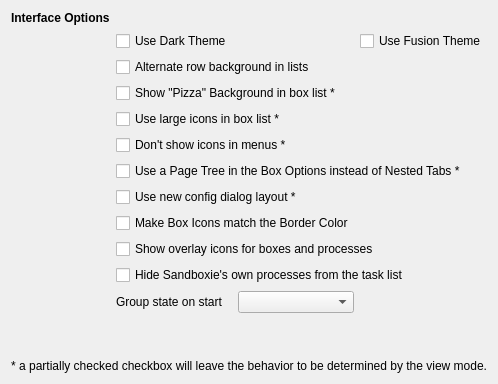
           <widget class="QWidget" name="tabUI">
            <attribute name="title">
             <string>User Interface</string>
            </attribute>
            <layout class="QGridLayout" name="gridLayout_11">
             <item row="0" column="0">
              <layout class="QGridLayout" name="gridLayout_15">
               <item row="3" column="1" colspan="2">
                <widget class="QCheckBox" name="chkBackground">
                 <property name="text">
                  <string>Show &quot;Pizza&quot; Background in box list *</string>
                 </property>
                 <property name="tristate">
                  <bool>true</bool>
                 </property>
                </widget>
               </item>
               <item row="12" column="1">
                <spacer name="verticalSpacer_8">
                 <property name="orientation">
                  <enum>Qt::Orientation::Vertical</enum>
                 </property>
                 <property name="sizeHint" stdset="0">
                  <size>
                   <width>20</width>
                   <height>40</height>
                  </size>
                 </property>
                </spacer>
               </item>
               <item row="1" column="1" colspan="2">
                <widget class="QCheckBox" name="chkDarkTheme">
                 <property name="text">
                  <string>Use Dark Theme</string>
                 </property>
                 <property name="tristate">
                  <bool>true</bool>
                 </property>
                </widget>
               </item>
               <item row="1" column="3">
                <widget class="QCheckBox" name="chkFusionTheme">
                 <property name="text">
                  <string>Use Fusion Theme</string>
                 </property>
                 <property name="tristate">
                  <bool>true</bool>
                 </property>
                </widget>
               </item>
               <item row="13" column="0" colspan="4">
                <widget class="QLabel" name="label_11">
                 <property name="text">
                  <string>* a partially checked checkbox will leave the behavior to be determined by the view mode.</string>
                 </property>
                 <property name="alignment">
                  <set>Qt::AlignmentFlag::AlignRight|Qt::AlignmentFlag::AlignTrailing|Qt::AlignmentFlag::AlignVCenter</set>
                 </property>
                </widget>
               </item>
               <item row="9" column="1" colspan="3">
                <widget class="QCheckBox" name="chkOverlayIcons">
                 <property name="text">
                  <string>Show overlay icons for boxes and processes</string>
                 </property>
                </widget>
               </item>
               <item row="8" column="1" colspan="3">
                <widget class="QCheckBox" name="chkColorIcons">
                 <property name="text">
                  <string>Make Box Icons match the Border Color</string>
                 </property>
                </widget>
               </item>
               <item row="6" column="1" colspan="3">
                <widget class="QCheckBox" name="chkOptTree">
                 <property name="text">
                  <string>Use a Page Tree in the Box Options instead of Nested Tabs *</string>
                 </property>
                 <property name="tristate">
                  <bool>true</bool>
                 </property>
                </widget>
               </item>
               <item row="10" column="1" colspan="3">
                <widget class="QCheckBox" name="chkHideCore">
                 <property name="text">
                  <string>Hide Sandboxie's own processes from the task list</string>
                 </property>
                </widget>
               </item>
               <item row="2" column="1" colspan="2">
                <widget class="QCheckBox" name="chkAltRows">
                 <property name="text">
                  <string>Alternate row background in lists</string>
                 </property>
                </widget>
               </item>
               <item row="4" column="1" colspan="2">
                <widget class="QCheckBox" name="chkLargeIcons">
                 <property name="text">
                  <string>Use large icons in box list *</string>
                 </property>
                 <property name="tristate">
                  <bool>true</bool>
                 </property>
                </widget>
               </item>
               <item row="5" column="1" colspan="2">
                <widget class="QCheckBox" name="chkNoIcons">
                 <property name="text">
                  <string>Don't show icons in menus *</string>
                 </property>
                 <property name="tristate">
                  <bool>true</bool>
                 </property>
                </widget>
               </item>
               <item row="0" column="0">
                <widget class="QLabel" name="lblInterface">
                 <property name="sizePolicy">
                  <sizepolicy hsizetype="Maximum" vsizetype="Preferred">
                   <horstretch>0</horstretch>
                   <verstretch>0</verstretch>
                  </sizepolicy>
                 </property>
                 <property name="font">
                  <font>
                   <bold>true</bold>
                   <kerning>true</kerning>
                  </font>
                 </property>
                 <property name="text">
                  <string>Interface Options</string>
                 </property>
                </widget>
               </item>
               <item row="7" column="1" colspan="2">
                <widget class="QCheckBox" name="chkNewLayout">
                 <property name="text">
                  <string>Use new config dialog layout *</string>
                 </property>
                 <property name="tristate">
                  <bool>true</bool>
                 </property>
                </widget>
               </item>
               <item row="11" column="2">
                <widget class="QComboBox" name="cmbGrouping"/>
               </item>
               <item row="11" column="1">
                <widget class="QLabel" name="label_34">
                 <property name="text">
                  <string>Group state on start</string>
                 </property>
                </widget>
               </item>
              </layout>
             </item>
            </layout>
           </widget>
